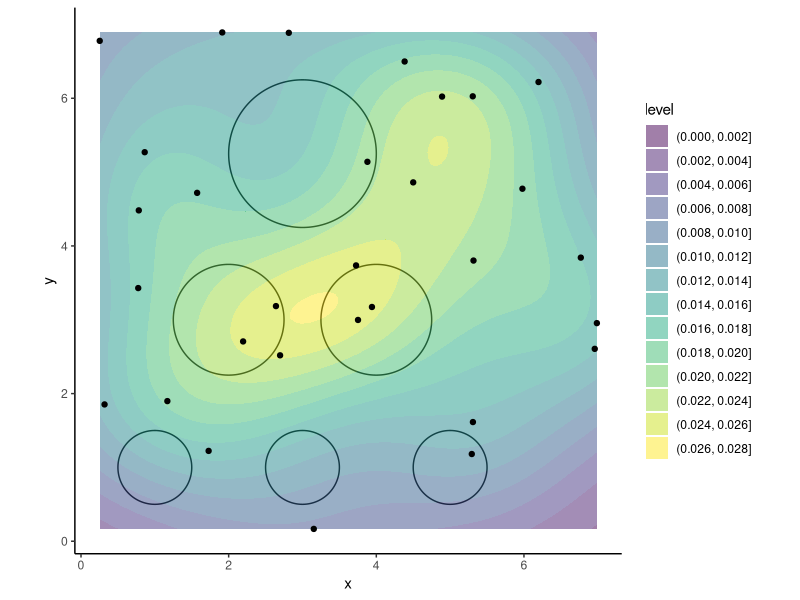

Recreate this plot in R.
library(ggplot2)
library(ggforce)

dat = read.table(text="        x           y     sizes
                 1  1 .5
                 3  1 .5
                 5  1 .5
                 2  3  .75
                 4  3  .75
                 3  5.25  1", header=TRUE)

set.seed(194)
# generate a random vector of numbers between 1 and 6
y <- runif(30, min = 0.0, max = 7)
x <- runif(30, min = 0.0, max = 7)
df <- data.frame(x,y)

ggplot(dat) + 
  geom_circle(aes(x0=x, y0=y, r=sizes)) + coord_equal() + theme_classic() +
  geom_density_2d_filled(data = df, aes(x,y), alpha = .5) +
  geom_point(data = df, aes(x,y))

